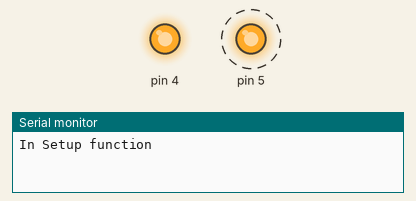
Simulated run of this sketch. Board: Arduino Uno, built with avr-gcc and run on an emulated ATmega328P. Shown: output pins drawn as LEDs (lit = HIGH), the last lines printed to the serial monitor. Dashed ring = blinking.

Above: at 0.04 s.
At 9.93 s:
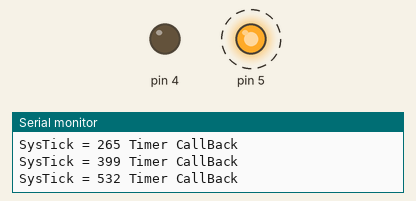
Timing chart, 0 to 10.4 s (numbered marks = the images above):
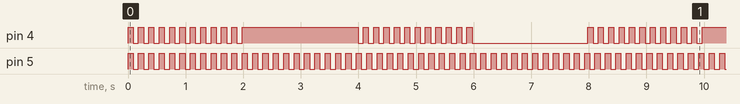

Measured:
- by itself, pin 4: repeats every 8.0 s: HIGH 2.0 s, 11 × (LOW 0.09 s, HIGH 0.09 s), LOW 2.0 s, 11 × (HIGH 0.09 s, LOW 0.09 s)
- by itself, pin 5: alternates HIGH for 0.09 s and LOW for 0.09 s

The sketch:

RTOS_Release_Susp.ino
```cpp
// =============================================================================
//
// RTOS_Release_Susp
//
// Suspending and Resuming Tasks
// CBP 05-12-18
//
// =============================================================================

#include <Arduino_FreeRTOS.h>
#include <timers.h>

// Variables for the timer
BaseType_t xTimerStarted;
TimerHandle_t xTimer;

// Handles for vTaskSuspend(&handle);
TaskHandle_t handle1;
TaskHandle_t handle2;
TaskHandle_t handle3;

volatile bool suspendTask1;
volatile bool suspendTask2;

void setup() {
    Serial.begin(115200);
    Serial.println(F("In Setup function"));
    pinMode(4,OUTPUT);
    pinMode(5,OUTPUT);
    suspendTask1 = false; // Boolean to indicate if we want to suspend MyTask1
    suspendTask2 = false;
    // Create three tasks
    xTaskCreate(MyTask1, "Task1", 200, NULL, 1, &handle1); // Note use of handles
    xTaskCreate(MyTask2, "Task2", 200, NULL, 1, &handle2);
    xTaskCreate(MyTask3, "Task3", 200, NULL, 1, &handle3);
    // Create a timer
    xTimer = xTimerCreate("MyTimer",2000/portTICK_PERIOD_MS,pdTRUE,NULL,timerCallBack);
    // Start the timer here. Could be done in any task.
    xTimerStarted = xTimerStart(xTimer,0);
}

static void timerCallBack(TimerHandle_t xTimer) {
  Serial.print("SysTick = ");
  Serial.print(xTaskGetTickCount());
  Serial.println(" Timer CallBack");
  if(suspendTask1 == true)
    suspendTask1 = false;
  else
    suspendTask1 = true;
}

static void MyTask1(void* pvParameters){
  while(1) { // --------------------------------------
    digitalWrite(4,HIGH);
    vTaskDelay(100/portTICK_PERIOD_MS);
    digitalWrite(4,LOW);
    vTaskDelay(100/portTICK_PERIOD_MS);

  }  // ----------------------------------------------
}

static void MyTask2(void* pvParameters){
  while(1) { // --------------------------------------
    digitalWrite(5,HIGH);
    vTaskDelay(100/portTICK_PERIOD_MS);
    digitalWrite(5,LOW);
    vTaskDelay(100/portTICK_PERIOD_MS);

  }  // ----------------------------------------------
}

static void MyTask3(void* pvParameters){
  while(1) { // --------------------------------------
    if(suspendTask1 == true)
      vTaskSuspend(handle1);
    else
      vTaskResume(handle1);
    vTaskDelay(20/portTICK_PERIOD_MS);
  }  // ----------------------------------------------
}

void loop() {

}
```
